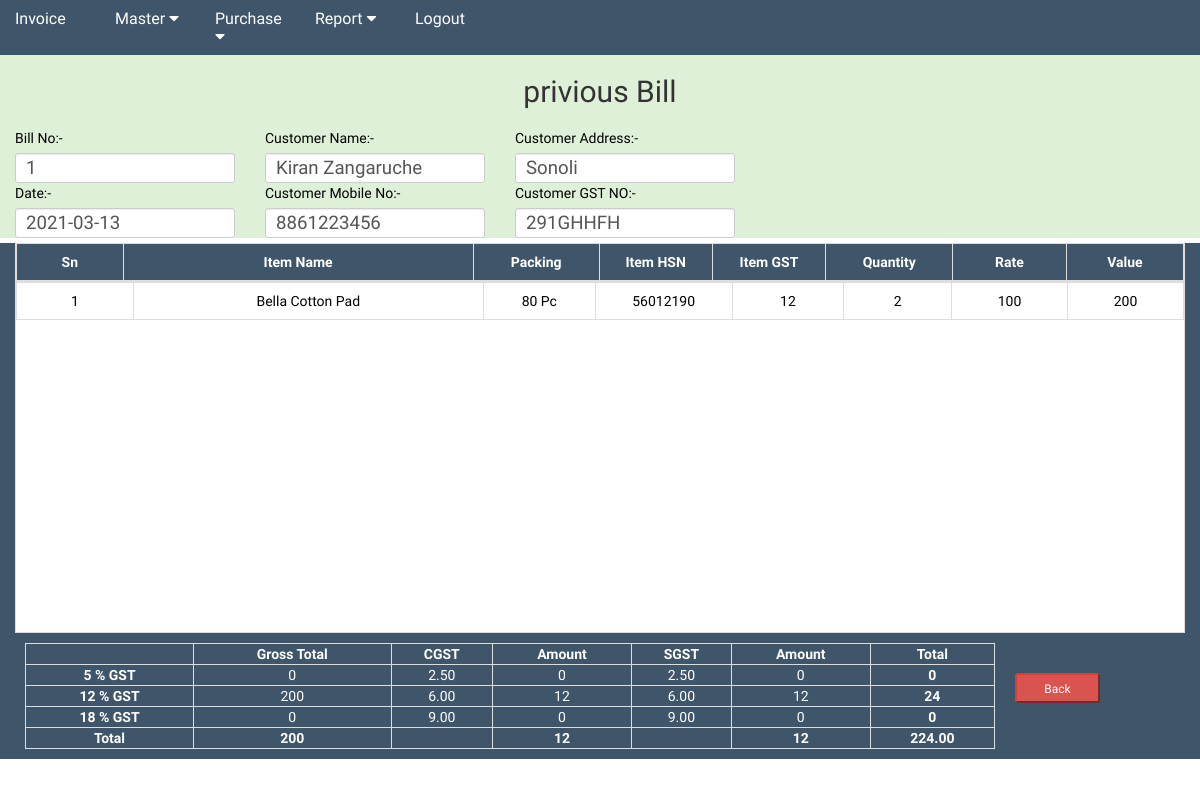
The page /purch_bill.php?edit=1 (signed in) on the database its author committed.
### tables this page shows
CREATE TABLE `purchase_return` (
  `return_id` bigint(30) UNSIGNED NOT NULL,
  `return_num` bigint(30) UNSIGNED NOT NULL,
  `vender_id` bigint(30) UNSIGNED NOT NULL,
  `item_id` bigint(15) UNSIGNED NOT NULL,
  `gst_per` bigint(50) UNSIGNED NOT NULL,
  `purchase_qty` double NOT NULL,
  `purchase_mrp` double NOT NULL,
  `Purchase_rate` double NOT NULL,
  `purchase_type` varchar(30) NOT NULL,
  `purchase_date` varchar(30) NOT NULL
);

CREATE TABLE `item` (
  `item_id` bigint(15) UNSIGNED NOT NULL,
  `item_cmp` varchar(200) NOT NULL,
  `item_name` varchar(50) NOT NULL,
  `item_hsn` bigint(4) UNSIGNED ZEROFILL NOT NULL,
  `item_gst` varchar(30) NOT NULL,
  `item_pc` varchar(30) NOT NULL,
  `mrp` double UNSIGNED NOT NULL,
  `sale` double NOT NULL,
  `pur` double NOT NULL
);

### purch_bill.php (the view, shortened to what this page needs)
<?php include("header.php"); ?>
<?php
$invoice_num=$_GET['edit'];
$qry="SELECT DISTINCT `vendor`.`vender_name` AS `customer`,`vendor`.`vender_mob` AS `mob`, `vendor`.`vender_gst` AS `gst_no`,`vendor`.`vender_address` AS `address`,`purchase_return`.`purchase_date` AS `date` FROM `purchase_return`,`purchase_return_number`,`vendor` WHERE `vendor`.`vender_id`=`purchase_return`.`vender_id` AND `purchase_return_number`.`number`=`purchase_return`.`return_num` AND `purchase_return_number`.`number`='$invoice_num' LIMIT 1";
  $confirm=mysqli_query($conn,$qry)or die(mysqli_error());
  $out=mysqli_fetch_array($confirm);
?>
<div class="col-md-12 bg-success">
    <h2 class="text-center">privious Bill</h2>
    <div class="row">
        <div class="col-md-10 ">
            <div class="row cust_add">
                <div class="col-md-3">
                    <label>Bill No:-</label>
                    <input type="text" name="" value="<?php echo $invoice_num;?>" class="col-md-1 form-control input-sm"
                        id="customer_name" readonly="" style="background-color:white; font-size:14pt; ">
                </div>
                <div class="col-md-3">
                    <label>Customer Name:-</label>
                    <input type="text" name="" value="<?php echo $out['customer'];?>"
                        class="col-md-1 form-control input-sm " id="customer_name" readonly=""
                        style="background-color:white; font-size:14pt;">
                </div>
                <div class="col-md-3">
                    <label>Customer Address:-</label>
                    <input type="text" name="" value="<?php echo $out['address'];?>"
                        class="col-md-1 form-control input-sm " id="customer_address" readonly=""
                        style="background-color:white; font-size:14pt;">
                </div>
            </div>
            <div class="row">
                <div class="col-md-3">
                    <label>Date:-</label>
                    <input type="text" name="" value="<?php echo $out['date'];?>"
                        class="col-md-1 form-control input-sm " id="customer_email" readonly=""
                        style="background-color:white; font-size:14pt;">
                </div>
                <div class="col-md-3">
                    <label>Customer Mobile No:-</label>
                    <input type="text" name="" value="<?php echo $out['mob'];?>" class="col-md-1 form-control input-sm "
                        id="customer_mob" readonly="" style="background-color:white; font-size:14pt;">
                </div>
                <div class="col-md-3">
                    <label>Customer GST NO:-</label>
                    <input type="text" name="" value="<?php echo $out['gst_no'];?>"
                        class="col-md-1 form-control input-sm " id="customer_email" readonly=""
                        style="background-color:white; font-size:14pt;">
                </div>
            </div>
        </div>
    </div>
</div>
<div class="col-md-12 theam " style="margin-top: 5px;">
    <div class="tbl1" id="tb">
        <table class="fixed_header table table-bordered" id="table">
            <thead>
                <tr>
                    <th>Sn</th>
                    <th style="width: 30%;">Item Name</th>
                    <th>Packing</th>
                    <th>Item HSN</th>
                    <th>Item GST</th>
                    <th>Quantity</th>
                    <th>Rate</th>
                    <th>Value</th>
                </tr>
            </thead>
            <tbody>
                <?php
            include("connect.php");
            $total=0;
            $gstfive=$gsttwelve=$gsteghteen=$gsttwelve1=$gsteghteen1=$gstfive1=$t=$without_gst=0;
            $sn=0;
              $qry="SELECT `item`.`item_name` AS `item_name`,`item`.`item_hsn` AS `hsn`,`item`.`item_pc` AS `item_pc`,`purchase_return`.`gst_per` AS `item_gst`,`purchase_return`.`purchase_qty` AS `qty`,`purchase_return`.`purchase_mrp` AS `value` FROM `purchase_return`,`item` WHERE `purchase_return`.`item_id`=`item`.`item_id` AND `purchase_return`.`return_num`='$invoice_num';";
              $confirm=mysqli_query($conn,$qry)or die(mysqli_error());
              while($out=mysqli_fetch_array($confirm))
              { $sn=$sn+1;
               $value = $out['value'] * $out['qty'];
                if($out['item_gst']=="12")
               {
                $ttl2=$value;
                $gsttwelve=$gsttwelve+$ttl2;
               }
               $total=$gstfive+$gsttwelve+$gsteghteen;
            ?>
                <tr>
                    <td style="margin-left: 10px;width:10%;"><?php echo $sn;?></td>
                    <td style="width:30%;"><?php echo $out['item_name'];?></td>
                    <td><?php echo $out['item_pc'];?></td>
                    <td><?php echo $out['hsn'];?></td>
                    <td><?php echo $out['item_gst'];?></td>
                    <td><?php echo $out['qty'];?></td>
                    <td><?php echo round($out['value'],2);?></td>
                    <td><?php echo round($value,2);?></td>
                </tr>
                <?php } ?>
            </tbody>
        </table>
        <?php
            $gst_five=($gstfive*5)/100;
            $sgst_five=$gst_five/2;
            $cgst_five=$gst_five/2;
            $gst_six=($gsttwelve*12)/100;
            $sgst_six=$gst_six/2;
            $cgst_six=$gst_six/2;
            $gst_eight=($gsteghteen*18)/100;
            $sgst_eight=$gst_eight/2;
            $cgst_eight=$gst_eight/2;
            $total_half=$sgst_five+$sgst_six+$sgst_eight;
            $total_gst=$gst_five+$gst_six+$gst_eight+$total+$without_gst;
          ?>
        <div class="row">
            <div class="col-md-10">
                <table class="table-bordered tab" style="width:100%; margin-top:-10px;">
                    <tr>
                        <th></th>
                        <th>Gross Total</th>
                        <th>CGST</th>
                        <th>Amount</th>
                        <th>SGST</th>
                        <th>Amount</th>
                        <th>Total</th>
                    </tr>
                    <tr>
                        <th>5 % GST</th>
                        <td><?php echo round($gstfive,2); ?></td>
                        <td>2.50</td>
                        <td><?php echo round($cgst_five,2); ?></td>
                        <td>2.50</td>
                        <td><?php echo round($cgst_five,2); ?></td>
                        <th><?php echo round($gst_five,2); ?></th>
                    </tr>
                    <tr>
                        <th>12 % GST</th>
                        <td><?php echo round($gsttwelve,2); ?></td>
                        <td>6.00</td>
                        <td><?php echo round($cgst_six,2); ?></td>
                        <td>6.00</td>
                        <td><?php echo round($sgst_six,2); ?></td>
                        <th><?php echo round($gst_six,2); ?></th>
                    </tr>
                    <tr>
                        <th>18 % GST</th>
                        <td><?php echo round($gsteghteen,2); ?></td>
                        <td>9.00</td>
                        <td><?php echo round($cgst_eight,2); ?></td>
                        <td>9.00</td>
                        <td><?php echo round($sgst_eight,2); ?></td>
                        <th><?php echo round($gst_eight,2); ?></th>
                    </tr>
                    <tr>
                        <th>Total</th>
                        <th><?php echo round($total,2); ?></th>
                        <td></td>
                        <th><?php echo round($total_half,2); ?></th>
                        <td></td>
                        <th><?php echo round($total_half,2); ?></th>
                        <th><?php echo round($total_gst); ?>.00</th>
                    </tr>
                </table>
            </div>
            <div class="col-md-2" style="margin-top: 20px; margin-left: 0px;">
                <input type="button" name="Cancel" value="Back" class="col-md-6 input-sm btn-danger" id="back">
            </div>
        </div>
    </div>
</div>
</body>
</html>

### css/style.css (style rules this page uses)
.theam { background-color:#3f5569; color:#fff; }
.cust_add { margin-top: 10px; }
.fixed_header { width: 100%; table-layout: fixed; border-collapse: collapse; background-color: #fff; padding: 10px; height: 390px; margin-right: 17px; }
.fixed_header tbody { color: black; display:block; width: 100%; overflow: auto; height: 100%; }
.fixed_header thead tr { display: block; }
.fixed_header thead { background: #3f5569; color:#fff; }
.fixed_header th, .fixed_header td { padding: 5px; text-align: center; width: 200px; }
.tab { margin: 10px; }
.tab td,th { text-align: center; }

### header.php (style rules this page uses)
label { color: black; font-weight: 500; }

### rows shown on the page
purchase_return: item.item_name "Bella Cotton Pad", item.item_pc "80 Pc", item.item_hsn "56012190", gst_per "12", purchase_qty "2", purchase_mrp "100", value "200"

### other values the page prints
$gstfive "0"
$cgst_five "0"
$gst_five "0"
$gsttwelve "200"
$cgst_six "12"
$sgst_six "12"
$gst_six "24"
$gsteghteen "0"
$cgst_eight "0"
$sgst_eight "0"
$gst_eight "0"
$total "200"
$total_half "12"
$total_gst "224"
